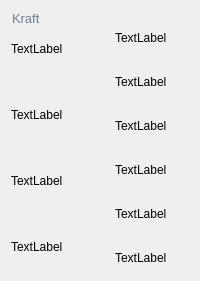
                              <widget class="QFrame" name="videooptakFrame_2">
                               <property name="sizePolicy">
                                <sizepolicy hsizetype="Preferred" vsizetype="Preferred">
                                 <horstretch>0</horstretch>
                                 <verstretch>0</verstretch>
                                </sizepolicy>
                               </property>
                               <property name="minimumSize">
                                <size>
                                 <width>0</width>
                                 <height>0</height>
                                </size>
                               </property>
                               <property name="maximumSize">
                                <size>
                                 <width>16777215</width>
                                 <height>16777215</height>
                                </size>
                               </property>
                               <layout class="QGridLayout" name="kameraGrid_2">
                                <property name="sizeConstraint">
                                 <enum>QLayout::SetDefaultConstraint</enum>
                                </property>
                                <property name="spacing">
                                 <number>5</number>
                                </property>
                                <item row="0" column="1">
                                 <widget class="QLabel" name="title_tilt_kamera_2">
                                  <property name="maximumSize">
                                   <size>
                                    <width>16777215</width>
                                    <height>16777215</height>
                                   </size>
                                  </property>
                                  <property name="font">
                                   <font>
                                    <pointsize>10</pointsize>
                                    <weight>50</weight>
                                    <italic>false</italic>
                                    <bold>false</bold>
                                   </font>
                                  </property>
                                  <property name="styleSheet">
                                   <string notr="true">color: rgb(113, 126, 149);</string>
                                  </property>
                                  <property name="text">
                                   <string>Kraft</string>
                                  </property>
                                  <property name="indent">
                                   <number>1</number>
                                  </property>
                                  <property name="colorStyle" stdset="0">
                                   <string>subTitle</string>
                                  </property>
                                 </widget>
                                </item>
                                <item row="1" column="1">
                                 <layout class="QVBoxLayout" name="verticalLayout_31" stretch="0">
                                  <property name="spacing">
                                   <number>31</number>
                                  </property>
                                  <item>
                                   <layout class="QVBoxLayout" name="verticalLayout_32">
                                    <item>
                                     <layout class="QVBoxLayout" name="verticalLayout_33" stretch="0">
                                      <property name="spacing">
                                       <number>30</number>
                                      </property>
                                      <property name="bottomMargin">
                                       <number>5</number>
                                      </property>
                                      <item>
                                       <layout class="QHBoxLayout" name="horizontalLayout_15">
                                        <item>
                                         <layout class="QVBoxLayout" name="verticalLayout_40">
                                          <item>
                                           <widget class="QLabel" name="label_57">
                                            <property name="text">
                                             <string>TextLabel</string>
                                            </property>
                                           </widget>
                                          </item>
                                          <item>
                                           <widget class="QLabel" name="label_58">
                                            <property name="text">
                                             <string>TextLabel</string>
                                            </property>
                                           </widget>
                                          </item>
                                          <item>
                                           <widget class="QLabel" name="label_59">
                                            <property name="text">
                                             <string>TextLabel</string>
                                            </property>
                                           </widget>
                                          </item>
                                          <item>
                                           <widget class="QLabel" name="label_60">
                                            <property name="text">
                                             <string>TextLabel</string>
                                            </property>
                                           </widget>
                                          </item>
                                         </layout>
                                        </item>
                                        <item>
                                         <layout class="QVBoxLayout" name="verticalLayout_41">
                                          <item>
                                           <widget class="QLabel" name="label_63">
                                            <property name="text">
                                             <string>TextLabel</string>
                                            </property>
                                           </widget>
                                          </item>
                                          <item>
                                           <widget class="QLabel" name="label_64">
                                            <property name="text">
                                             <string>TextLabel</string>
                                            </property>
                                           </widget>
                                          </item>
                                          <item>
                                           <widget class="QLabel" name="label_65">
                                            <property name="text">
                                             <string>TextLabel</string>
                                            </property>
                                           </widget>
                                          </item>
                                          <item>
                                           <widget class="QLabel" name="label_66">
                                            <property name="text">
                                             <string>TextLabel</string>
                                            </property>
                                           </widget>
                                          </item>
                                          <item>
                                           <widget class="QLabel" name="label_67">
                                            <property name="text">
                                             <string>TextLabel</string>
                                            </property>
                                           </widget>
                                          </item>
                                          <item>
                                           <widget class="QLabel" name="label_68">
                                            <property name="text">
                                             <string>TextLabel</string>
                                            </property>
                                           </widget>
                                          </item>
                                         </layout>
                                        </item>
                                       </layout>
                                      </item>
                                     </layout>
                                    </item>
                                   </layout>
                                  </item>
                                 </layout>
                                </item>
                                <item row="1" column="0">
                                 <layout class="QVBoxLayout" name="verticalLayout_34" stretch="">
                                  <property name="spacing">
                                   <number>30</number>
                                  </property>
                                  <property name="bottomMargin">
                                   <number>5</number>
                                  </property>
                                 </layout>
                                </item>
                               </layout>
                              </widget>
